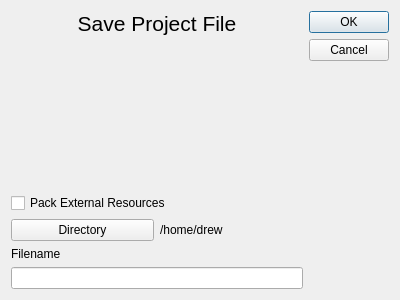
<?xml version="1.0" encoding="UTF-8"?>
<ui version="4.0">
 <class>SaveAsDialogue</class>
 <widget class="QDialog" name="SaveAsDialogue">
  <property name="geometry">
   <rect>
    <x>0</x>
    <y>0</y>
    <width>400</width>
    <height>300</height>
   </rect>
  </property>
  <property name="windowTitle">
   <string>Dialog</string>
  </property>
  <layout class="QHBoxLayout" name="horizontalLayout_2">
   <item>
    <layout class="QVBoxLayout" name="verticalLayout">
     <item>
      <widget class="QLabel" name="label">
       <property name="styleSheet">
        <string notr="true">font: 16pt;</string>
       </property>
       <property name="text">
        <string>Save Project File</string>
       </property>
       <property name="scaledContents">
        <bool>false</bool>
       </property>
       <property name="alignment">
        <set>Qt::AlignCenter</set>
       </property>
      </widget>
     </item>
     <item>
      <spacer name="verticalSpacer">
       <property name="orientation">
        <enum>Qt::Vertical</enum>
       </property>
       <property name="sizeHint" stdset="0">
        <size>
         <width>20</width>
         <height>40</height>
        </size>
       </property>
      </spacer>
     </item>
     <item>
      <widget class="QCheckBox" name="pack_files_check_box">
       <property name="toolTip">
        <string>Save external textures in the save file?</string>
       </property>
       <property name="text">
        <string>Pack External Resources</string>
       </property>
      </widget>
     </item>
     <item>
      <layout class="QHBoxLayout" name="horizontalLayout">
       <item>
        <widget class="QPushButton" name="directory_button">
         <property name="toolTip">
          <string>The directory to save the file to</string>
         </property>
         <property name="text">
          <string>Directory</string>
         </property>
        </widget>
       </item>
       <item>
        <widget class="QLabel" name="directory_label">
         <property name="text">
          <string>/home/drew</string>
         </property>
        </widget>
       </item>
      </layout>
     </item>
     <item>
      <widget class="QLabel" name="label_2">
       <property name="text">
        <string>Filename</string>
       </property>
      </widget>
     </item>
     <item>
      <widget class="QLineEdit" name="filename_line_edit">
       <property name="toolTip">
        <string>The name of the file to choose (extension not needed)</string>
       </property>
      </widget>
     </item>
    </layout>
   </item>
   <item>
    <widget class="QDialogButtonBox" name="button_box">
     <property name="orientation">
      <enum>Qt::Vertical</enum>
     </property>
     <property name="standardButtons">
      <set>QDialogButtonBox::Cancel|QDialogButtonBox::Ok</set>
     </property>
    </widget>
   </item>
  </layout>
 </widget>
 <resources/>
 <connections>
  <connection>
   <sender>button_box</sender>
   <signal>accepted()</signal>
   <receiver>SaveAsDialogue</receiver>
   <slot>accept()</slot>
   <hints>
    <hint type="sourcelabel">
     <x>248</x>
     <y>254</y>
    </hint>
    <hint type="destinationlabel">
     <x>157</x>
     <y>274</y>
    </hint>
   </hints>
  </connection>
  <connection>
   <sender>button_box</sender>
   <signal>rejected()</signal>
   <receiver>SaveAsDialogue</receiver>
   <slot>reject()</slot>
   <hints>
    <hint type="sourcelabel">
     <x>316</x>
     <y>260</y>
    </hint>
    <hint type="destinationlabel">
     <x>286</x>
     <y>274</y>
    </hint>
   </hints>
  </connection>
 </connections>
</ui>
